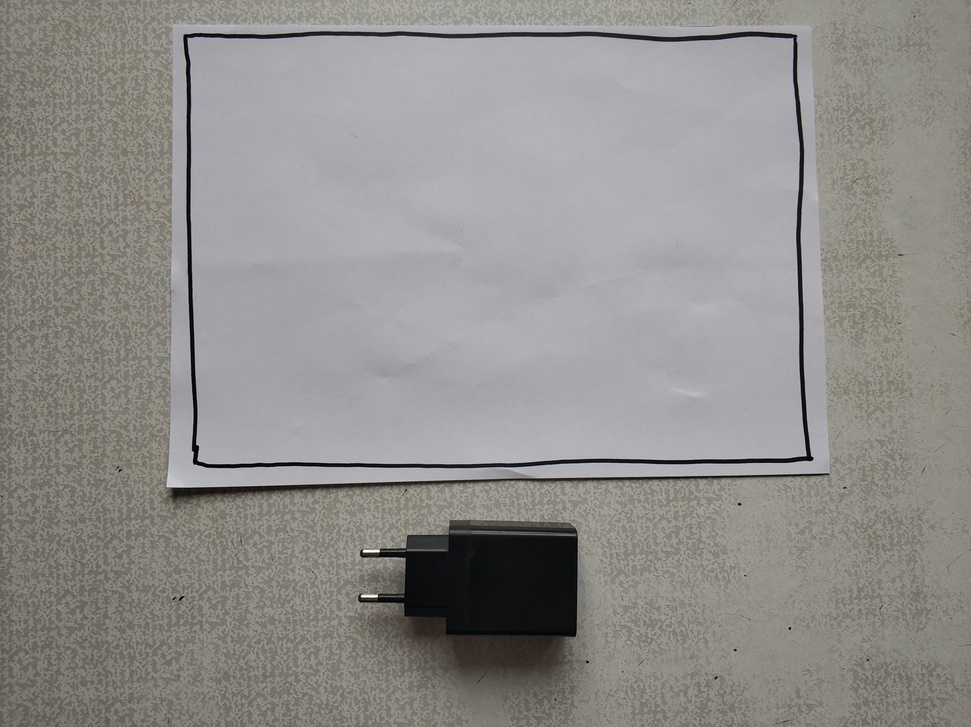
#> input picture dataset/0.jpg, 971 x 727 px, shrunk from 2560 x 1915 before the run
$ python -i prikol.py   (imports and definitions only)
#> lines starting #> are read from the running program, lines starting #| are printed output that depends on the picture; after the words box and inside, x2 and y2 are one past the last pixel; in counts of white or black regions, pixels touching at a corner belong together
#> further down, picture is the input picture: shape (727, 971, 3); mean B, G, R 139.3, 141.9, 143.8
import cv2

# CONSTANTS
KERNEL_SIZE = (7, 7)
CANNY_THRESHOLD_LOW = 50
CANNY_THRESHOLD_HIGH = 200
APPROX_CURVE = 0.000001


def get_contours(image):
    gray = cv2.cvtColor(image, cv2.COLOR_BGR2GRAY)
    edged = cv2.Canny(gray, CANNY_THRESHOLD_LOW, CANNY_THRESHOLD_HIGH)
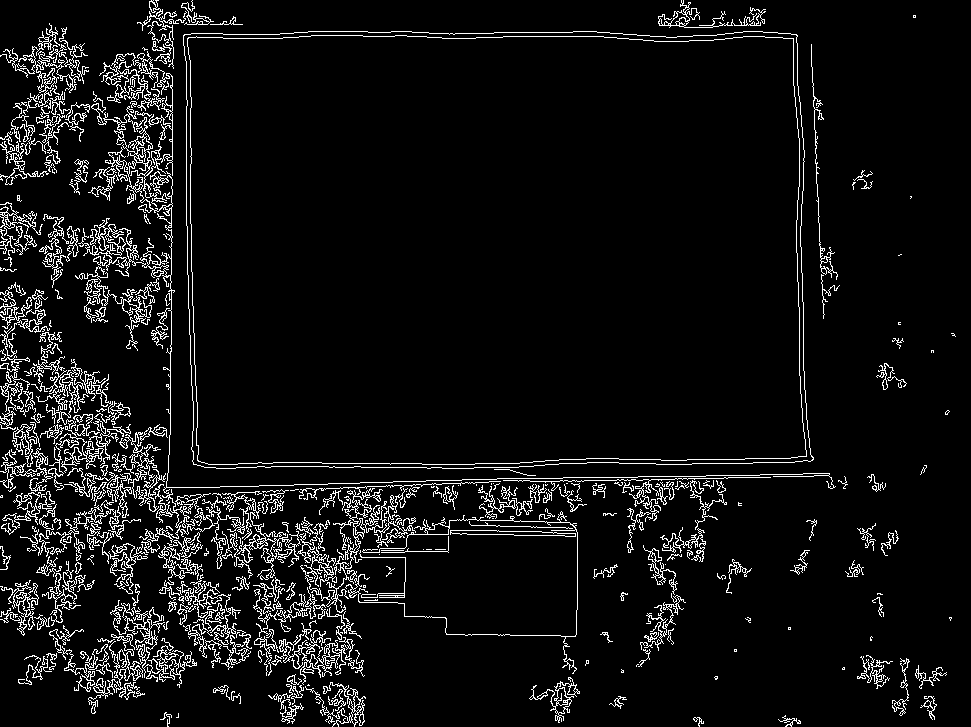
#> edged: shape (727, 971); 6.7% white in thin lines or dots
    kernel = cv2.getStructuringElement(cv2.MORPH_RECT, KERNEL_SIZE)
    closed = cv2.morphologyEx(edged, cv2.MORPH_CLOSE, kernel)
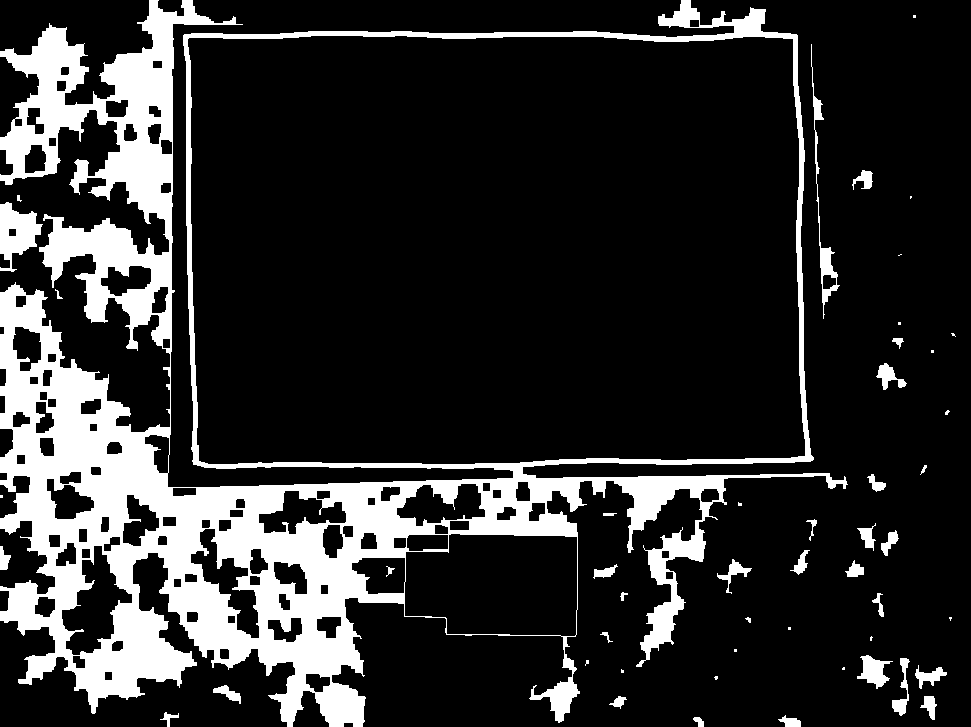
#> closed: shape (727, 971); 18.1% white; 50 white regions (17 under 20 px)

    contours, _ = cv2.findContours(closed.copy(), cv2.RETR_EXTERNAL, cv2.CHAIN_APPROX_SIMPLE)
#> contours = 49 contours, 21 with area under 20; largest, box (x1, y1, x2, y2) and area: (0, 0, 848, 727) 415568, (0, 202, 43, 272) 1576, (811, 44, 840, 319) 836, (857, 655, 893, 689) 547, (876, 363, 907, 390) 304

    masks_pts = []
    for contour in contours:
        peri = cv2.arcLength(contour, True)
        approx = cv2.approxPolyDP(contour, APPROX_CURVE * peri, True)
        masks_pts.append(approx)
#> this loop made 49 passes
#> peri on passes 1 to 12: 33.9, 60.14, 63.31, 71.56, 50.38, 81.21, 10.24, 9.41, 7.41, 117.7, 14.83, 159
#> (peri, approx) on passes 14, 17, 32, 37, 40, 48: (8, [[734, 649], [734, 651], [736, 651], [736, 649]]), (8, [[788, 627], [788, 629], [790, 629], [790, 627]]), (8, [[0, 495], [0, 497], [2, 497], [2, 495]]), (8, [[931, 350], [931, 352], [933, 352], [933, 350]]), (8, [[898, 322], [898, 324], [900, 324], [900, 322]]), (8, [[913, 15], [913, 17], [915, 17], [915, 15]])
#> after the loop, masks_pts has the same summary as contours

    return image, masks_pts

>>> import cv2
>>> picture = cv2.imread('dataset/0.jpg')
>>> result = get_contours(picture)

$ run again, on dataset/1.jpg
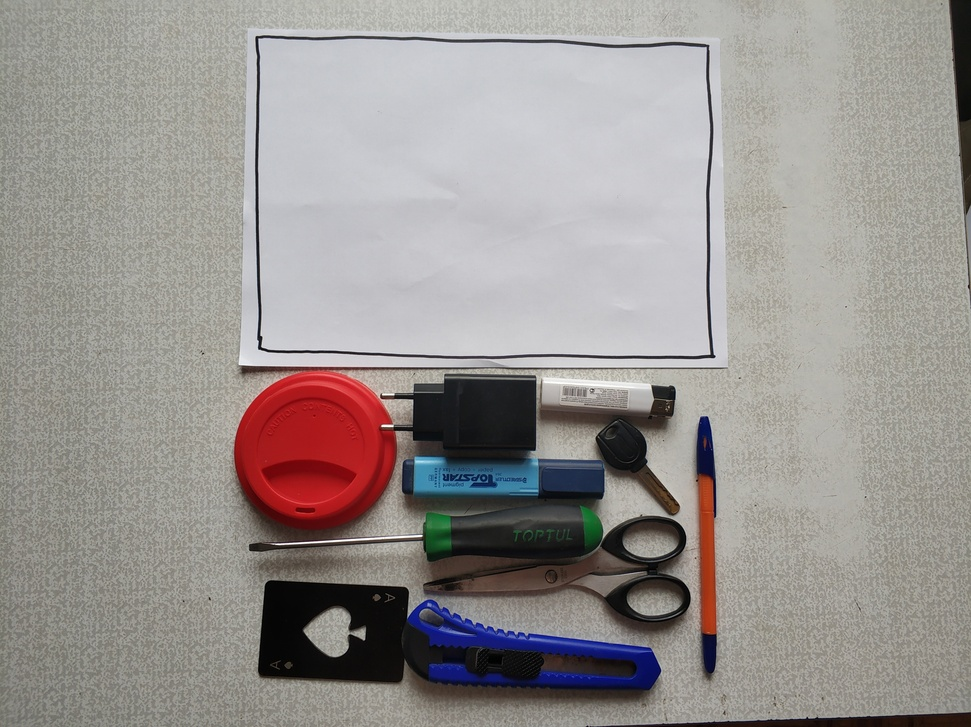
#> input picture dataset/1.jpg, 971 x 727 px, shrunk from 2560 x 1915 before the run
#> picture is the input picture: shape (727, 971, 3); mean B, G, R 144.7, 147.3, 152.5
#> in get_contours, `edged = cv2.Canny(gray, CANNY_THRESHOLD_LOW, CANNY_THRESHOLD_HIGH)`:
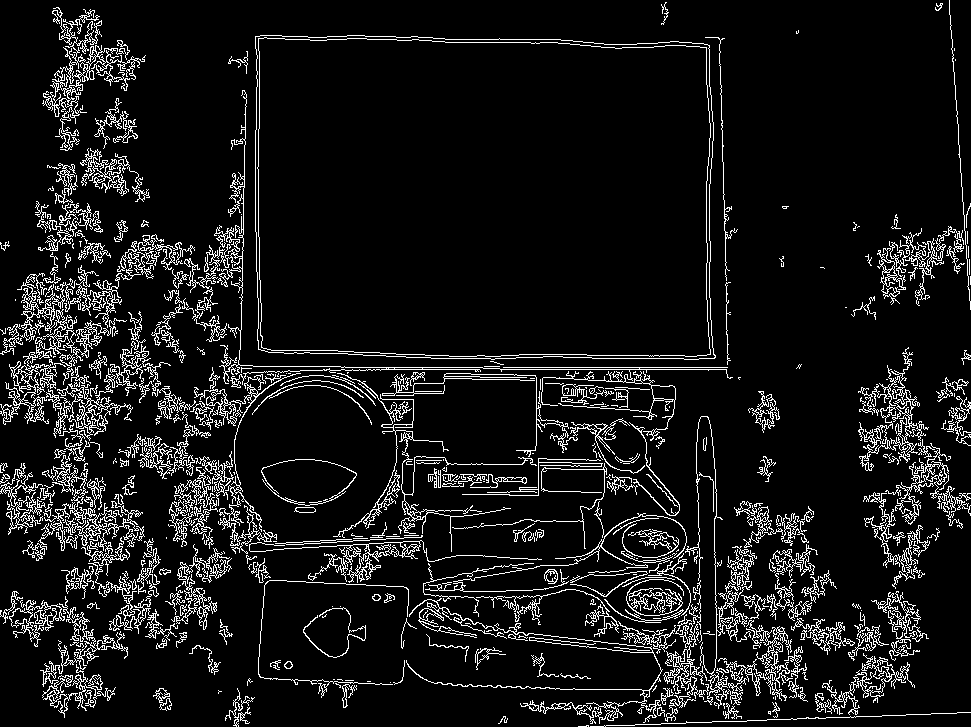
#> edged: shape (727, 971); 9% white in thin lines or dots
#> in get_contours, `closed = cv2.morphologyEx(edged, cv2.MORPH_CLOSE, kernel)`:
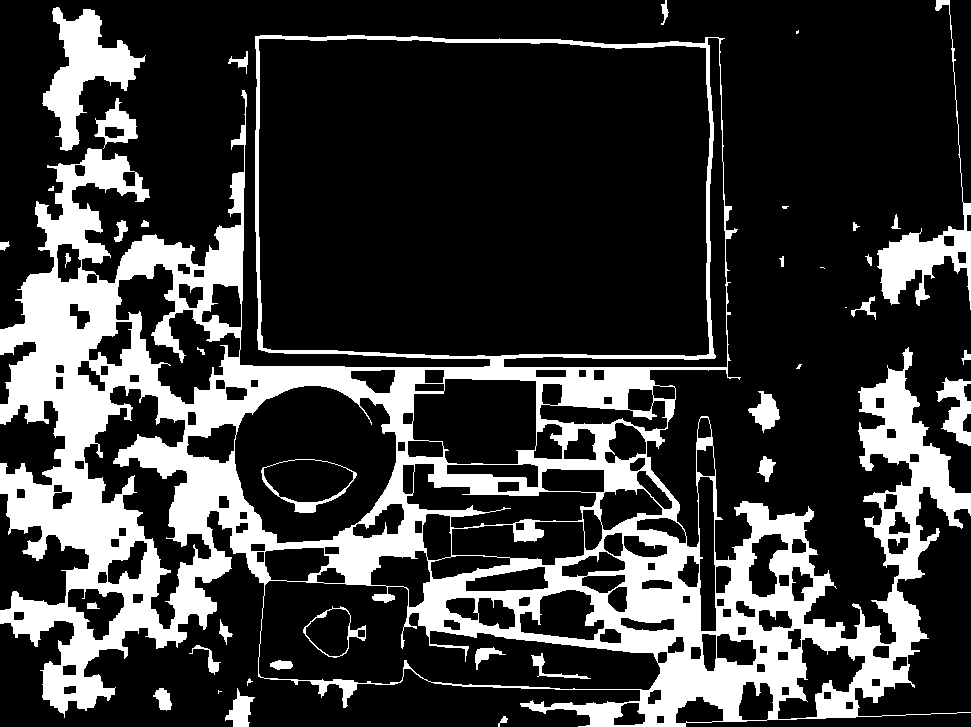
#> closed: shape (727, 971); 22.9% white; 39 white regions (6 under 20 px)
#> contours = 31 contours, 8 with area under 20; largest, box (x1, y1, x2, y2) and area: (0, 35, 971, 727) 420561, (42, 7, 146, 151) 5372, (877, 0, 971, 310) 3947, (936, 377, 971, 446) 1084, (94, 98, 138, 149) 1006
#> the loop in get_contours, `for contour in contours:` made 31 passes
#> peri on passes 1 to 8: 33.9, 10.83, 131.5, 71.8, 20.49, 119.1, 67.21, 76.04
#> after the loop in get_contours, `for contour in contours:`: masks_pts has the same summary as contours

$ run again, on dataset/10.jpg
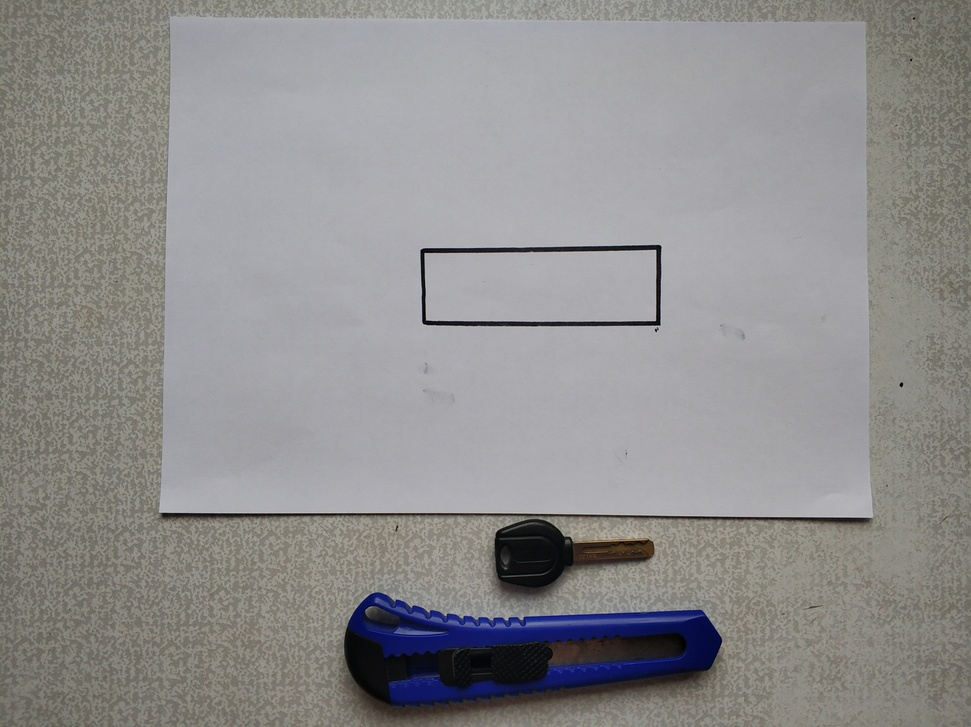
#> input picture dataset/10.jpg, 971 x 727 px, shrunk from 2560 x 1915 before the run
#> picture is the input picture: shape (727, 971, 3); mean B, G, R 141.4, 141.7, 142.8
#> in get_contours, `edged = cv2.Canny(gray, CANNY_THRESHOLD_LOW, CANNY_THRESHOLD_HIGH)`:
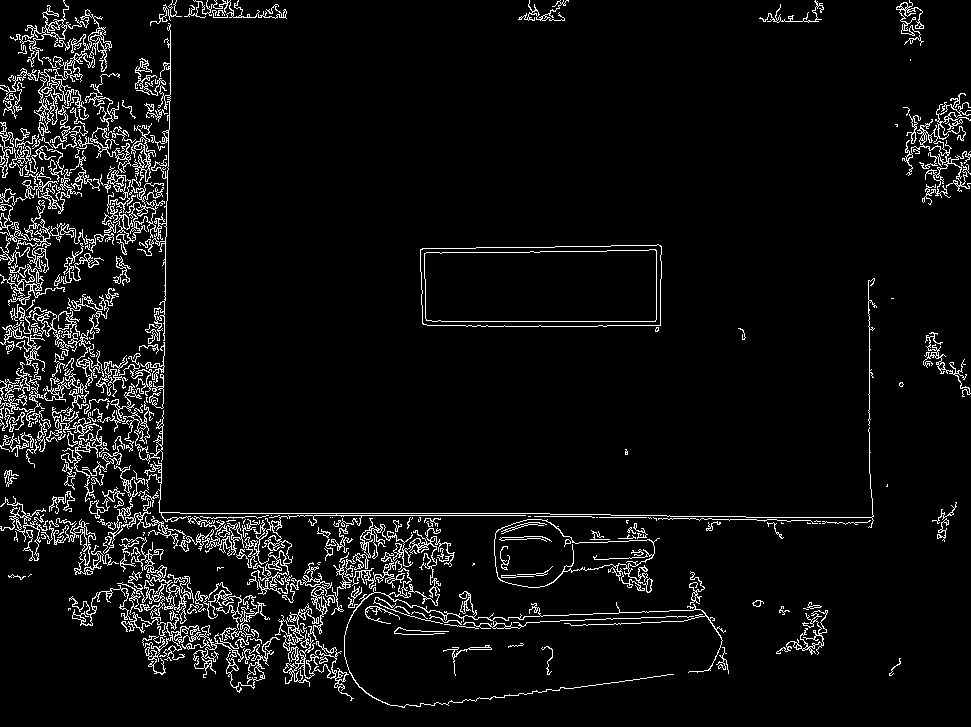
#> edged: shape (727, 971); 5.8% white in thin lines or dots
#> in get_contours, `closed = cv2.morphologyEx(edged, cv2.MORPH_CLOSE, kernel)`:
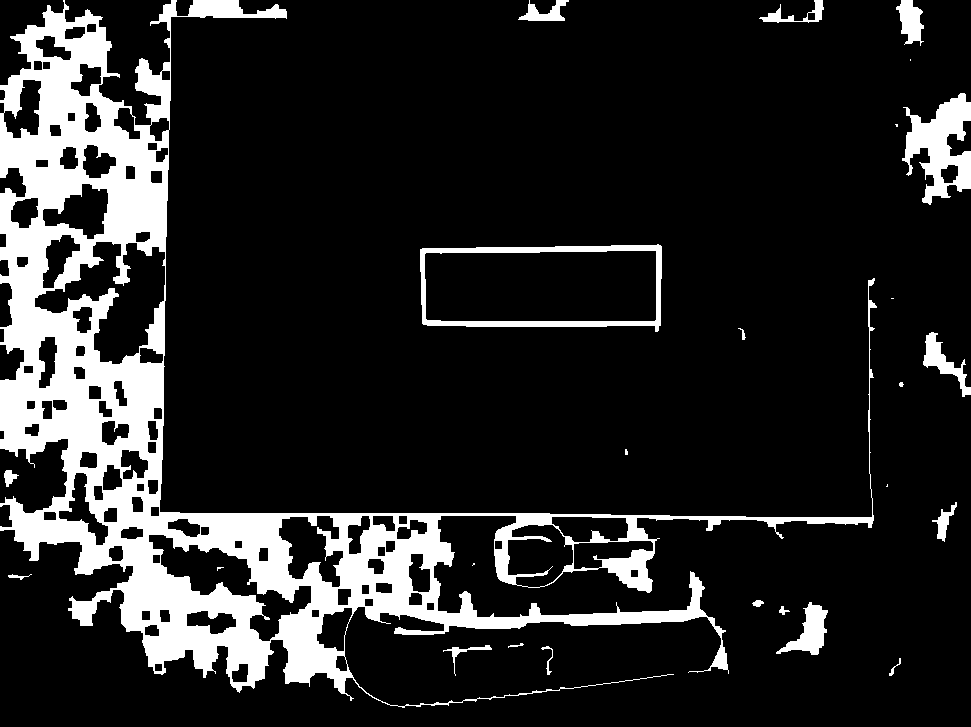
#> closed: shape (727, 971); 15.3% white; 26 white regions (8 under 20 px)
#> contours = 25 contours, 9 with area under 20; largest, box (x1, y1, x2, y2) and area: (0, 0, 877, 708) 134931, (420, 244, 662, 332) 18934, (902, 93, 971, 205) 3912, (776, 602, 828, 655) 1087, (923, 332, 971, 397) 835
#> the loop in get_contours, `for contour in contours:` made 25 passes
#> peri on passes 1 to 8: 47.8, 84.53, 152.3, 34.49, 32.49, 205.4, 28.73, 52.97
#> after the loop in get_contours, `for contour in contours:`: masks_pts has the same summary as contours

$ run again, on dataset/11.jpg
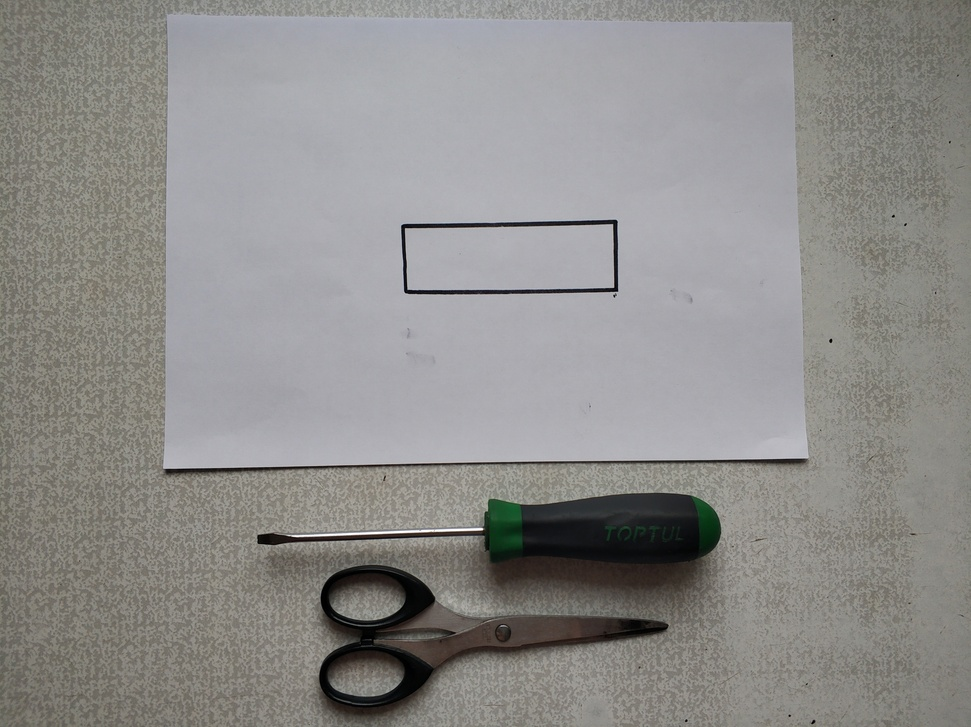
#> input picture dataset/11.jpg, 971 x 727 px, shrunk from 2560 x 1915 before the run
#> picture is the input picture: shape (727, 971, 3); mean B, G, R 138.4, 140.4, 141.7
#> in get_contours, `edged = cv2.Canny(gray, CANNY_THRESHOLD_LOW, CANNY_THRESHOLD_HIGH)`:
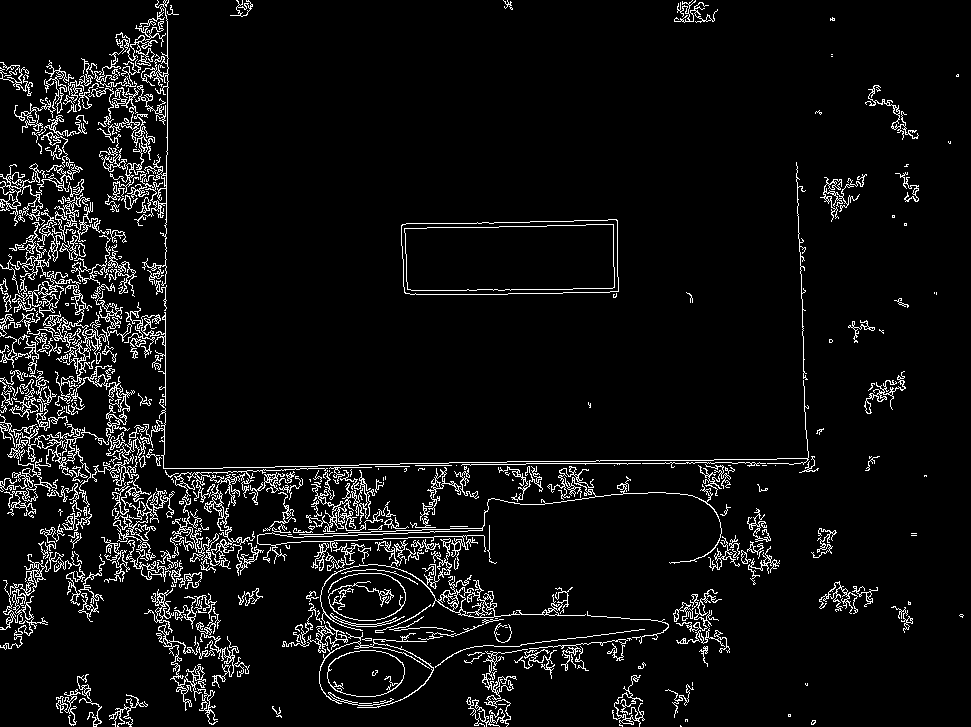
#> edged: shape (727, 971); 6.3% white in thin lines or dots
#> in get_contours, `closed = cv2.morphologyEx(edged, cv2.MORPH_CLOSE, kernel)`:
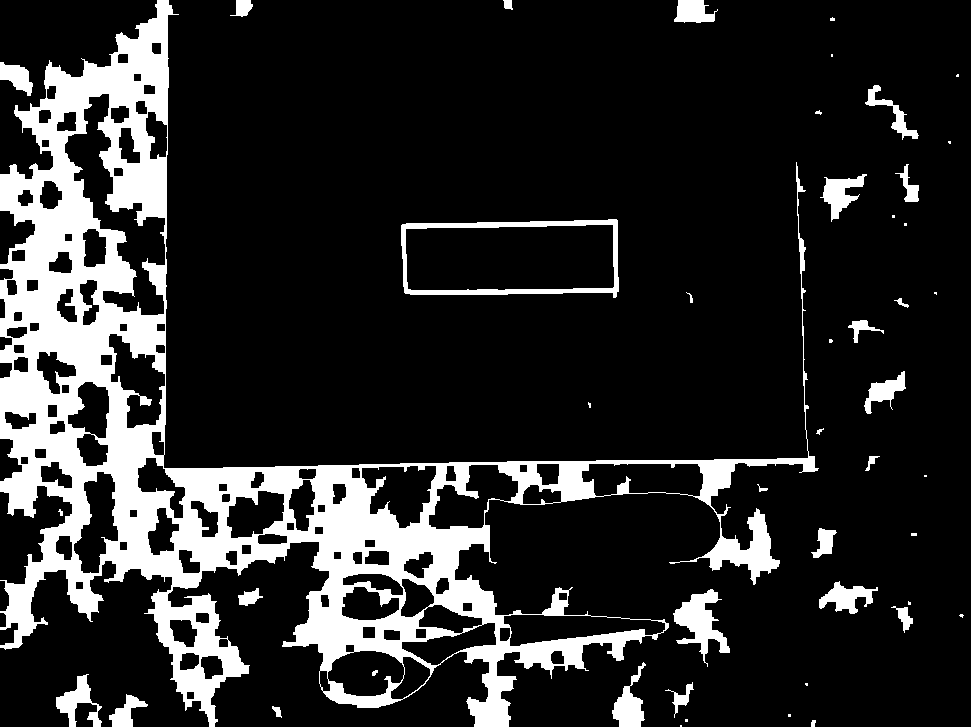
#> closed: shape (727, 971); 16.7% white; 47 white regions (17 under 20 px)
#> contours = 46 contours, 23 with area under 20; largest, box (x1, y1, x2, y2) and area: (0, 0, 819, 727) 157273, (401, 219, 619, 298) 15379, (673, 589, 730, 667) 1625, (612, 662, 646, 727) 906, (56, 674, 102, 727) 874
#> the loop in get_contours, `for contour in contours:` made 46 passes
#> peri on passes 2, 5, 6, 7, 8, 9, 10, 11: 18.83, 35.31, 133.5, 7.41, 130.8, 254.8, 205.7, 11.07
#> after the loop in get_contours, `for contour in contours:`: masks_pts has the same summary as contours
